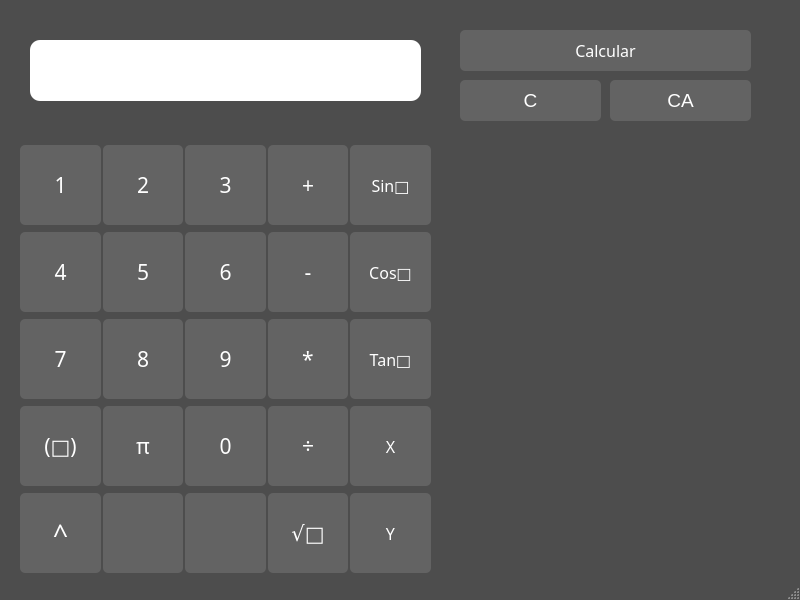
<?xml version="1.0" encoding="UTF-8"?>
<ui version="4.0">
 <class>MainWindow</class>
 <widget class="QMainWindow" name="MainWindow">
  <property name="geometry">
   <rect>
    <x>0</x>
    <y>0</y>
    <width>800</width>
    <height>600</height>
   </rect>
  </property>
  <property name="minimumSize">
   <size>
    <width>800</width>
    <height>600</height>
   </size>
  </property>
  <property name="maximumSize">
   <size>
    <width>800</width>
    <height>600</height>
   </size>
  </property>
  <property name="font">
   <font>
    <family>Sans Serif Collection</family>
   </font>
  </property>
  <property name="windowTitle">
   <string>Calculadora de Integrales</string>
  </property>
  <property name="windowOpacity">
   <double>1.000000000000000</double>
  </property>
  <property name="layoutDirection">
   <enum>Qt::LeftToRight</enum>
  </property>
  <property name="autoFillBackground">
   <bool>false</bool>
  </property>
  <property name="styleSheet">
   <string notr="true">#MainWindow{

	background-color:#4d4d4d
}

#centralwidget{	
	background-color: #4d4d4d
}

QPushButton{
		background-color: #636363;
		border-radius:5px	;
		color:white;
		border:none;
}

QPushButton:hover{
	background-color:#737373;
		border:2px ;
}</string>
  </property>
  <property name="tabShape">
   <enum>QTabWidget::Rounded</enum>
  </property>
  <widget class="QWidget" name="centralwidget">
   <widget class="QPushButton" name="btnCalcular">
    <property name="geometry">
     <rect>
      <x>460</x>
      <y>30</y>
      <width>291</width>
      <height>41</height>
     </rect>
    </property>
    <property name="font">
     <font>
      <family>Sans Serif Collection</family>
      <pointsize>12</pointsize>
     </font>
    </property>
    <property name="cursor">
     <cursorShape>PointingHandCursor</cursorShape>
    </property>
    <property name="styleSheet">
     <string notr="true">#btnPrint{
	background-color: #96adc8;
	color: #FFFFFF;
	border: none
}

#btnPrint:hover{
	background-color:#7C94B0 ;
	color:black
}</string>
    </property>
    <property name="text">
     <string>Calcular</string>
    </property>
   </widget>
   <widget class="QWidget" name="gridLayoutWidget">
    <property name="geometry">
     <rect>
      <x>20</x>
      <y>140</y>
      <width>411</width>
      <height>441</height>
     </rect>
    </property>
    <layout class="QGridLayout" name="gridLayout" rowstretch="0,0,0,0,0" columnstretch="0,0,0,0,0">
     <property name="spacing">
      <number>2</number>
     </property>
     <item row="0" column="1">
      <widget class="QPushButton" name="btn2">
       <property name="minimumSize">
        <size>
         <width>70</width>
         <height>60</height>
        </size>
       </property>
       <property name="maximumSize">
        <size>
         <width>90</width>
         <height>80</height>
        </size>
       </property>
       <property name="font">
        <font>
         <family>Sans Serif Collection</family>
         <pointsize>16</pointsize>
        </font>
       </property>
       <property name="cursor">
        <cursorShape>PointingHandCursor</cursorShape>
       </property>
       <property name="text">
        <string>2</string>
       </property>
      </widget>
     </item>
     <item row="0" column="0">
      <widget class="QPushButton" name="btn1">
       <property name="minimumSize">
        <size>
         <width>70</width>
         <height>60</height>
        </size>
       </property>
       <property name="maximumSize">
        <size>
         <width>90</width>
         <height>80</height>
        </size>
       </property>
       <property name="font">
        <font>
         <family>Sans Serif Collection</family>
         <pointsize>16</pointsize>
        </font>
       </property>
       <property name="cursor">
        <cursorShape>PointingHandCursor</cursorShape>
       </property>
       <property name="styleSheet">
        <string notr="true"/>
       </property>
       <property name="text">
        <string>1</string>
       </property>
      </widget>
     </item>
     <item row="0" column="4">
      <widget class="QPushButton" name="btnSin">
       <property name="minimumSize">
        <size>
         <width>70</width>
         <height>60</height>
        </size>
       </property>
       <property name="maximumSize">
        <size>
         <width>90</width>
         <height>80</height>
        </size>
       </property>
       <property name="font">
        <font>
         <family>Sans Serif Collection</family>
         <pointsize>12</pointsize>
        </font>
       </property>
       <property name="cursor">
        <cursorShape>PointingHandCursor</cursorShape>
       </property>
       <property name="text">
        <string>Sin□</string>
       </property>
      </widget>
     </item>
     <item row="4" column="1">
      <widget class="QPushButton" name="btnIntegralDef">
       <property name="minimumSize">
        <size>
         <width>70</width>
         <height>60</height>
        </size>
       </property>
       <property name="maximumSize">
        <size>
         <width>90</width>
         <height>80</height>
        </size>
       </property>
       <property name="cursor">
        <cursorShape>PointingHandCursor</cursorShape>
       </property>
       <property name="text">
        <string/>
       </property>
       <property name="iconSize">
        <size>
         <width>40</width>
         <height>40</height>
        </size>
       </property>
      </widget>
     </item>
     <item row="0" column="3">
      <widget class="QPushButton" name="btnSuma">
       <property name="minimumSize">
        <size>
         <width>70</width>
         <height>60</height>
        </size>
       </property>
       <property name="maximumSize">
        <size>
         <width>90</width>
         <height>80</height>
        </size>
       </property>
       <property name="font">
        <font>
         <family>Sans Serif Collection</family>
         <pointsize>16</pointsize>
        </font>
       </property>
       <property name="cursor">
        <cursorShape>PointingHandCursor</cursorShape>
       </property>
       <property name="text">
        <string>+</string>
       </property>
      </widget>
     </item>
     <item row="2" column="3">
      <widget class="QPushButton" name="btnMultiplicar">
       <property name="minimumSize">
        <size>
         <width>70</width>
         <height>60</height>
        </size>
       </property>
       <property name="maximumSize">
        <size>
         <width>90</width>
         <height>80</height>
        </size>
       </property>
       <property name="font">
        <font>
         <family>Sans Serif Collection</family>
         <pointsize>16</pointsize>
        </font>
       </property>
       <property name="cursor">
        <cursorShape>PointingHandCursor</cursorShape>
       </property>
       <property name="text">
        <string>*</string>
       </property>
      </widget>
     </item>
     <item row="2" column="1">
      <widget class="QPushButton" name="btn8">
       <property name="minimumSize">
        <size>
         <width>70</width>
         <height>60</height>
        </size>
       </property>
       <property name="maximumSize">
        <size>
         <width>90</width>
         <height>80</height>
        </size>
       </property>
       <property name="font">
        <font>
         <family>Sans Serif Collection</family>
         <pointsize>16</pointsize>
        </font>
       </property>
       <property name="cursor">
        <cursorShape>PointingHandCursor</cursorShape>
       </property>
       <property name="text">
        <string>8</string>
       </property>
      </widget>
     </item>
     <item row="1" column="4">
      <widget class="QPushButton" name="btnCos">
       <property name="minimumSize">
        <size>
         <width>70</width>
         <height>60</height>
        </size>
       </property>
       <property name="maximumSize">
        <size>
         <width>90</width>
         <height>80</height>
        </size>
       </property>
       <property name="font">
        <font>
         <family>Sans Serif Collection</family>
         <pointsize>12</pointsize>
        </font>
       </property>
       <property name="cursor">
        <cursorShape>PointingHandCursor</cursorShape>
       </property>
       <property name="text">
        <string>Cos□</string>
       </property>
      </widget>
     </item>
     <item row="2" column="2">
      <widget class="QPushButton" name="btn9">
       <property name="minimumSize">
        <size>
         <width>70</width>
         <height>60</height>
        </size>
       </property>
       <property name="maximumSize">
        <size>
         <width>90</width>
         <height>80</height>
        </size>
       </property>
       <property name="font">
        <font>
         <family>Sans Serif Collection</family>
         <pointsize>16</pointsize>
        </font>
       </property>
       <property name="cursor">
        <cursorShape>PointingHandCursor</cursorShape>
       </property>
       <property name="text">
        <string>9</string>
       </property>
      </widget>
     </item>
     <item row="1" column="3">
      <widget class="QPushButton" name="btnResta">
       <property name="minimumSize">
        <size>
         <width>70</width>
         <height>60</height>
        </size>
       </property>
       <property name="maximumSize">
        <size>
         <width>90</width>
         <height>80</height>
        </size>
       </property>
       <property name="font">
        <font>
         <family>Sans Serif Collection</family>
         <pointsize>16</pointsize>
        </font>
       </property>
       <property name="cursor">
        <cursorShape>PointingHandCursor</cursorShape>
       </property>
       <property name="text">
        <string>-</string>
       </property>
      </widget>
     </item>
     <item row="1" column="2">
      <widget class="QPushButton" name="btn6">
       <property name="minimumSize">
        <size>
         <width>70</width>
         <height>60</height>
        </size>
       </property>
       <property name="maximumSize">
        <size>
         <width>90</width>
         <height>80</height>
        </size>
       </property>
       <property name="font">
        <font>
         <family>Sans Serif Collection</family>
         <pointsize>16</pointsize>
        </font>
       </property>
       <property name="cursor">
        <cursorShape>PointingHandCursor</cursorShape>
       </property>
       <property name="text">
        <string>6</string>
       </property>
      </widget>
     </item>
     <item row="4" column="0">
      <widget class="QPushButton" name="btnCuadrado">
       <property name="minimumSize">
        <size>
         <width>70</width>
         <height>60</height>
        </size>
       </property>
       <property name="maximumSize">
        <size>
         <width>90</width>
         <height>80</height>
        </size>
       </property>
       <property name="font">
        <font>
         <family>Sans Serif Collection</family>
         <pointsize>20</pointsize>
        </font>
       </property>
       <property name="cursor">
        <cursorShape>PointingHandCursor</cursorShape>
       </property>
       <property name="text">
        <string>^</string>
       </property>
      </widget>
     </item>
     <item row="1" column="0">
      <widget class="QPushButton" name="btn4">
       <property name="minimumSize">
        <size>
         <width>70</width>
         <height>60</height>
        </size>
       </property>
       <property name="maximumSize">
        <size>
         <width>90</width>
         <height>80</height>
        </size>
       </property>
       <property name="font">
        <font>
         <family>Sans Serif Collection</family>
         <pointsize>16</pointsize>
        </font>
       </property>
       <property name="cursor">
        <cursorShape>PointingHandCursor</cursorShape>
       </property>
       <property name="text">
        <string>4</string>
       </property>
      </widget>
     </item>
     <item row="0" column="2">
      <widget class="QPushButton" name="btn3">
       <property name="minimumSize">
        <size>
         <width>70</width>
         <height>60</height>
        </size>
       </property>
       <property name="maximumSize">
        <size>
         <width>90</width>
         <height>80</height>
        </size>
       </property>
       <property name="font">
        <font>
         <family>Sans Serif Collection</family>
         <pointsize>16</pointsize>
        </font>
       </property>
       <property name="cursor">
        <cursorShape>PointingHandCursor</cursorShape>
       </property>
       <property name="text">
        <string>3</string>
       </property>
      </widget>
     </item>
     <item row="3" column="4">
      <widget class="QPushButton" name="btnX">
       <property name="minimumSize">
        <size>
         <width>70</width>
         <height>60</height>
        </size>
       </property>
       <property name="maximumSize">
        <size>
         <width>90</width>
         <height>80</height>
        </size>
       </property>
       <property name="font">
        <font>
         <family>Sans Serif Collection</family>
         <pointsize>12</pointsize>
        </font>
       </property>
       <property name="cursor">
        <cursorShape>PointingHandCursor</cursorShape>
       </property>
       <property name="text">
        <string>X</string>
       </property>
      </widget>
     </item>
     <item row="3" column="3">
      <widget class="QPushButton" name="btnDividir">
       <property name="minimumSize">
        <size>
         <width>70</width>
         <height>60</height>
        </size>
       </property>
       <property name="maximumSize">
        <size>
         <width>90</width>
         <height>80</height>
        </size>
       </property>
       <property name="font">
        <font>
         <family>Sans Serif Collection</family>
         <pointsize>16</pointsize>
        </font>
       </property>
       <property name="cursor">
        <cursorShape>PointingHandCursor</cursorShape>
       </property>
       <property name="text">
        <string>÷</string>
       </property>
      </widget>
     </item>
     <item row="3" column="1">
      <widget class="QPushButton" name="btnPi">
       <property name="minimumSize">
        <size>
         <width>70</width>
         <height>60</height>
        </size>
       </property>
       <property name="maximumSize">
        <size>
         <width>90</width>
         <height>80</height>
        </size>
       </property>
       <property name="font">
        <font>
         <family>Sans Serif Collection</family>
         <pointsize>16</pointsize>
        </font>
       </property>
       <property name="cursor">
        <cursorShape>PointingHandCursor</cursorShape>
       </property>
       <property name="text">
        <string>π</string>
       </property>
      </widget>
     </item>
     <item row="2" column="4">
      <widget class="QPushButton" name="btnTan">
       <property name="minimumSize">
        <size>
         <width>70</width>
         <height>60</height>
        </size>
       </property>
       <property name="maximumSize">
        <size>
         <width>90</width>
         <height>80</height>
        </size>
       </property>
       <property name="font">
        <font>
         <family>Sans Serif Collection</family>
         <pointsize>12</pointsize>
        </font>
       </property>
       <property name="cursor">
        <cursorShape>PointingHandCursor</cursorShape>
       </property>
       <property name="text">
        <string>Tan□</string>
       </property>
      </widget>
     </item>
     <item row="2" column="0">
      <widget class="QPushButton" name="btn7">
       <property name="minimumSize">
        <size>
         <width>70</width>
         <height>60</height>
        </size>
       </property>
       <property name="maximumSize">
        <size>
         <width>90</width>
         <height>80</height>
        </size>
       </property>
       <property name="font">
        <font>
         <family>Sans Serif Collection</family>
         <pointsize>16</pointsize>
        </font>
       </property>
       <property name="cursor">
        <cursorShape>PointingHandCursor</cursorShape>
       </property>
       <property name="text">
        <string>7</string>
       </property>
      </widget>
     </item>
     <item row="4" column="4">
      <widget class="QPushButton" name="btnY">
       <property name="minimumSize">
        <size>
         <width>70</width>
         <height>60</height>
        </size>
       </property>
       <property name="maximumSize">
        <size>
         <width>90</width>
         <height>80</height>
        </size>
       </property>
       <property name="font">
        <font>
         <family>Sans Serif Collection</family>
         <pointsize>12</pointsize>
        </font>
       </property>
       <property name="cursor">
        <cursorShape>PointingHandCursor</cursorShape>
       </property>
       <property name="text">
        <string>Y</string>
       </property>
      </widget>
     </item>
     <item row="4" column="2">
      <widget class="QPushButton" name="btnIntegral">
       <property name="minimumSize">
        <size>
         <width>0</width>
         <height>60</height>
        </size>
       </property>
       <property name="maximumSize">
        <size>
         <width>90</width>
         <height>80</height>
        </size>
       </property>
       <property name="cursor">
        <cursorShape>PointingHandCursor</cursorShape>
       </property>
       <property name="text">
        <string/>
       </property>
       <property name="iconSize">
        <size>
         <width>30</width>
         <height>30</height>
        </size>
       </property>
      </widget>
     </item>
     <item row="3" column="0">
      <widget class="QPushButton" name="btnParentesis">
       <property name="minimumSize">
        <size>
         <width>70</width>
         <height>60</height>
        </size>
       </property>
       <property name="maximumSize">
        <size>
         <width>90</width>
         <height>80</height>
        </size>
       </property>
       <property name="font">
        <font>
         <family>Sans Serif Collection</family>
         <pointsize>16</pointsize>
        </font>
       </property>
       <property name="cursor">
        <cursorShape>PointingHandCursor</cursorShape>
       </property>
       <property name="text">
        <string>(□)</string>
       </property>
      </widget>
     </item>
     <item row="1" column="1">
      <widget class="QPushButton" name="btn5">
       <property name="minimumSize">
        <size>
         <width>70</width>
         <height>60</height>
        </size>
       </property>
       <property name="maximumSize">
        <size>
         <width>90</width>
         <height>80</height>
        </size>
       </property>
       <property name="font">
        <font>
         <family>Sans Serif Collection</family>
         <pointsize>16</pointsize>
        </font>
       </property>
       <property name="cursor">
        <cursorShape>PointingHandCursor</cursorShape>
       </property>
       <property name="text">
        <string>5</string>
       </property>
      </widget>
     </item>
     <item row="4" column="3">
      <widget class="QPushButton" name="btnRaiz">
       <property name="minimumSize">
        <size>
         <width>70</width>
         <height>60</height>
        </size>
       </property>
       <property name="maximumSize">
        <size>
         <width>90</width>
         <height>80</height>
        </size>
       </property>
       <property name="font">
        <font>
         <family>Sans Serif Collection</family>
         <pointsize>16</pointsize>
        </font>
       </property>
       <property name="cursor">
        <cursorShape>PointingHandCursor</cursorShape>
       </property>
       <property name="text">
        <string>√□</string>
       </property>
      </widget>
     </item>
     <item row="3" column="2">
      <widget class="QPushButton" name="btn0">
       <property name="minimumSize">
        <size>
         <width>70</width>
         <height>63</height>
        </size>
       </property>
       <property name="maximumSize">
        <size>
         <width>90</width>
         <height>80</height>
        </size>
       </property>
       <property name="font">
        <font>
         <family>Sans Serif Collection</family>
         <pointsize>16</pointsize>
        </font>
       </property>
       <property name="cursor">
        <cursorShape>PointingHandCursor</cursorShape>
       </property>
       <property name="text">
        <string>0</string>
       </property>
       <property name="iconSize">
        <size>
         <width>50</width>
         <height>50</height>
        </size>
       </property>
      </widget>
     </item>
    </layout>
   </widget>
   <widget class="QPushButton" name="btnC">
    <property name="geometry">
     <rect>
      <x>460</x>
      <y>80</y>
      <width>141</width>
      <height>41</height>
     </rect>
    </property>
    <property name="font">
     <font>
      <pointsize>14</pointsize>
     </font>
    </property>
    <property name="cursor">
     <cursorShape>PointingHandCursor</cursorShape>
    </property>
    <property name="styleSheet">
     <string notr="true">#btnPrint{
	background-color: green;
	color: white;
	border: none
}

#btnPrint:hover{
	background-color: #87BBA2;
	color:black
}</string>
    </property>
    <property name="text">
     <string>C</string>
    </property>
   </widget>
   <widget class="QLineEdit" name="textEdit">
    <property name="geometry">
     <rect>
      <x>30</x>
      <y>40</y>
      <width>391</width>
      <height>61</height>
     </rect>
    </property>
    <property name="font">
     <font>
      <family>Sans Serif Collection</family>
      <pointsize>20</pointsize>
     </font>
    </property>
    <property name="styleSheet">
     <string notr="true">#textEdit{
	border:none;
	border-radius:10px	;
}</string>
    </property>
   </widget>
   <widget class="QPushButton" name="btnCA">
    <property name="geometry">
     <rect>
      <x>610</x>
      <y>80</y>
      <width>141</width>
      <height>41</height>
     </rect>
    </property>
    <property name="font">
     <font>
      <pointsize>14</pointsize>
     </font>
    </property>
    <property name="cursor">
     <cursorShape>PointingHandCursor</cursorShape>
    </property>
    <property name="styleSheet">
     <string notr="true">#btnPrint{
	background-color: green;
	color: white;
	border: none
}

#btnPrint:hover{
	background-color: #87BBA2;
	color:black
}</string>
    </property>
    <property name="text">
     <string>CA</string>
    </property>
   </widget>
  </widget>
  <widget class="QStatusBar" name="statusbar"/>
 </widget>
 <resources/>
 <connections/>
</ui>
